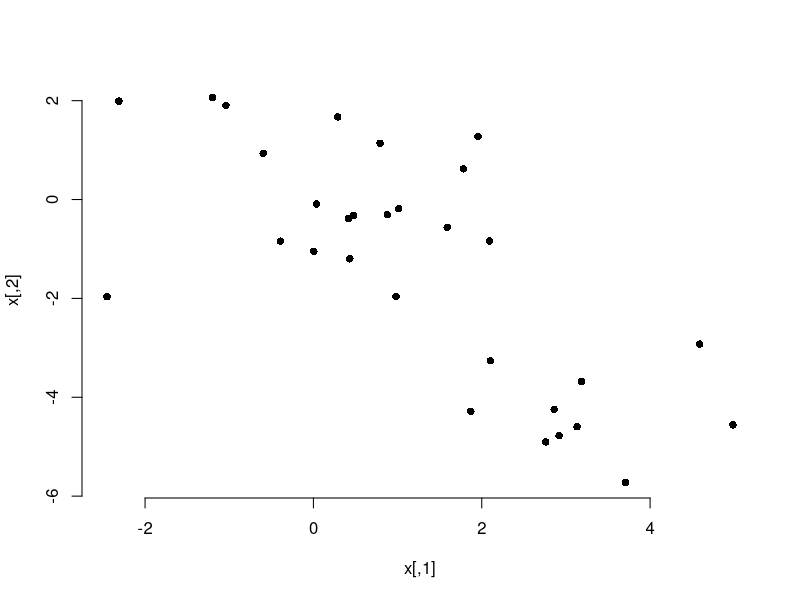
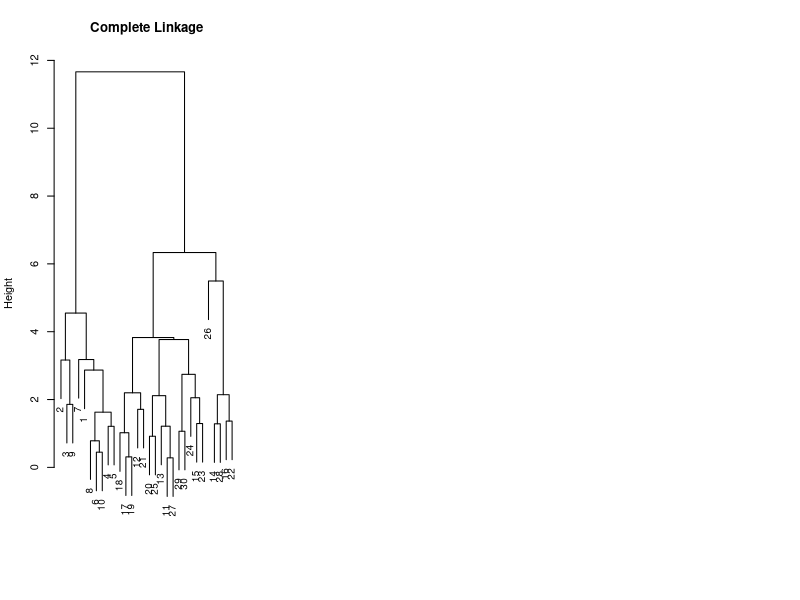
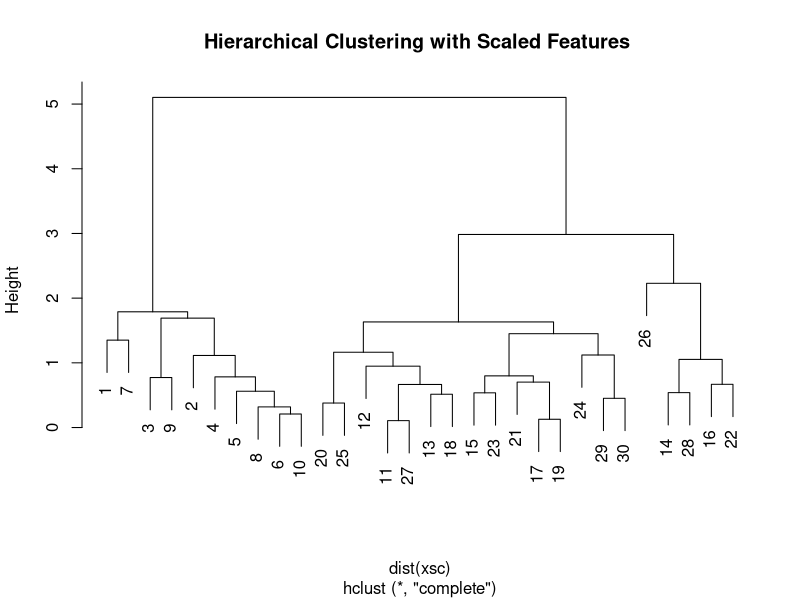

Source code (R) for these figures, in order:
set.seed(2)

x <- matrix(rnorm(30 * 3), ncol = 3)

x[1:10, 1] <- x[1:10, 1] + 3
x[1:10, 2] <- x[1:10, 2] - 4
x[1:10, 3] <- x[1:10, 3] - 5

plot(x, pch = 16, bty = "n")

hc.complete <- hclust(dist(x), method = "complete")

par(mfrow = c(1, 3))
plot(hc.complete, main = "Complete Linkage",
     xlab = "", sub = "", cex = 0.9)
cutree(hc.complete, 2)

xsc <- scale(x)
par( mfrow = c(1,1) )
plot(hclust(dist(xsc), method = "complete"),
     main = "Hierarchical Clustering with Scaled Features ")

